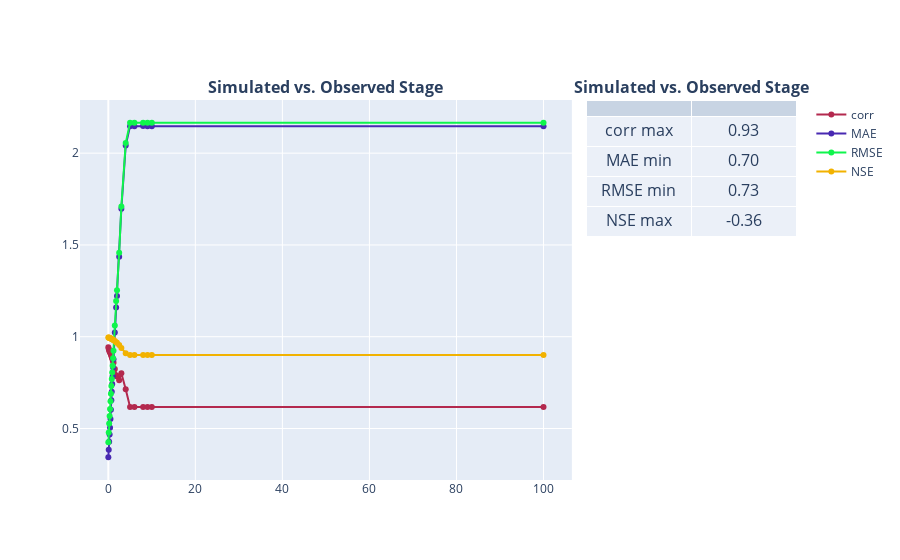

Source (notebook cell):
### Code cell
fig.add_trace(go.Table(
    # header=dict(values=['<b>Time<br>(UTC)','<b>Simulated<br>Stage (ft)','<b>Observed<br>Stage (ft)'],
    #                             font=dict(size=16),
    #                             align='center'),
                    cells=dict(values=[
                        list(tc['attrz'].keys()),
                        list(tc['attrz'].values())
                        ],
                                font=dict(size=16),
                                align='center',
                                format=['','.2f','.2f'],
                                height=30),
                            ),
                    row=row,
                    col=2
)
# multiple layouts??

### Figure 1 — Plotly figure (JSON) as saved in the notebook; plotly's stock layout.template omitted (floating-point values rounded to 4 significant figures)
{"data": [{"marker": {"color": "#b3294e"}, "mode": "lines+markers", "name": "corr", "type": "scatter", "x": [0.01, 0.1, 0.2, 0.3, 0.4, 0.5, 0.6, 0.7, 0.8, 0.9, 1, 1.1, 1.2, 1.5, 1.8, 2, 2.5, 3, 4, 5, 6, 8, 9, 10, 100], "xaxis": "x", "y": [0.9427, 0.9327, 0.9247, 0.9192, 0.9149, 0.9088, 0.903, 0.8969, 0.8888, 0.8822, 0.8751, 0.8661, 0.8578, 0.8236, 0.7901, 0.7833, 0.7625, 0.8005, 0.7143, 0.6169, 0.6168, 0.6167, 0.6168, 0.6168, 0.6169], "yaxis": "y"}, {"marker": {"color": "#4829B2"}, "mode": "lines+markers", "name": "MAE", "type": "scatter", "x": [0.01, 0.1, 0.2, 0.3, 0.4, 0.5, 0.6, 0.7, 0.8, 0.9, 1, 1.1, 1.2, 1.5, 1.8, 2, 2.5, 3, 4, 5, 6, 8, 9, 10, 100], "xaxis": "x", "y": [0.3433, 0.3847, 0.4282, 0.4675, 0.5041, 0.5513, 0.6023, 0.6535, 0.6999, 0.7417, 0.7844, 0.8322, 0.8779, 1.023, 1.159, 1.221, 1.436, 1.698, 2.041, 2.147, 2.147, 2.147, 2.147, 2.147, 2.147], "yaxis": "y"}, {"marker": {"color": "#0ff54c"}, "mode": "lines+markers", "name": "RMSE", "type": "scatter", "x": [0.01, 0.1, 0.2, 0.3, 0.4, 0.5, 0.6, 0.7, 0.8, 0.9, 1, 1.1, 1.2, 1.5, 1.8, 2, 2.5, 3, 4, 5, 6, 8, 9, 10, 100], "xaxis": "x", "y": [0.4253, 0.4782, 0.5266, 0.5676, 0.6059, 0.6479, 0.6895, 0.7316, 0.7698, 0.8051, 0.8411, 0.8825, 0.9235, 1.061, 1.194, 1.253, 1.458, 1.71, 2.055, 2.166, 2.166, 2.166, 2.166, 2.166, 2.166], "yaxis": "y"}, {"marker": {"color": "#f2b200"}, "mode": "lines+markers", "name": "NSE", "type": "scatter", "x": [0.01, 0.1, 0.2, 0.3, 0.4, 0.5, 0.6, 0.7, 0.8, 0.9, 1, 1.1, 1.2, 1.5, 1.8, 2, 2.5, 3, 4, 5, 6, 8, 9, 10, 100], "xaxis": "x", "y": [0.9962, 0.9951, 0.9941, 0.9932, 0.9922, 0.9911, 0.9899, 0.9886, 0.9874, 0.9863, 0.985, 0.9835, 0.9819, 0.9761, 0.9697, 0.9667, 0.9549, 0.938, 0.9104, 0.9005, 0.9005, 0.9005, 0.9005, 0.9005, 0.9005], "yaxis": "y"}, {"cells": {"align": "center", "font": {"size": 16}, "format": ["", ".2f", ".2f"], "height": 30, "values": [["corr max", "MAE min", "RMSE min", "NSE max"], [0.93, 0.7, 0.73, -0.36]]}, "domain": {"x": [0.706, 1], "y": [0, 1]}, "type": "table"}], "layout": {"annotations": [{"font": {"size": 16}, "showarrow": false, "text": "<b>Simulated vs. Observed Stage", "x": 0.343, "xanchor": "center", "xref": "paper", "y": 1, "yanchor": "bottom", "yref": "paper"}, {"font": {"size": 16}, "showarrow": false, "text": "<b>Simulated vs. Observed Stage", "x": 0.853, "xanchor": "center", "xref": "paper", "y": 1, "yanchor": "bottom", "yref": "paper"}], "xaxis": {"anchor": "y", "domain": [0, 0.686]}, "yaxis": {"anchor": "x", "domain": [0, 1]}}}
